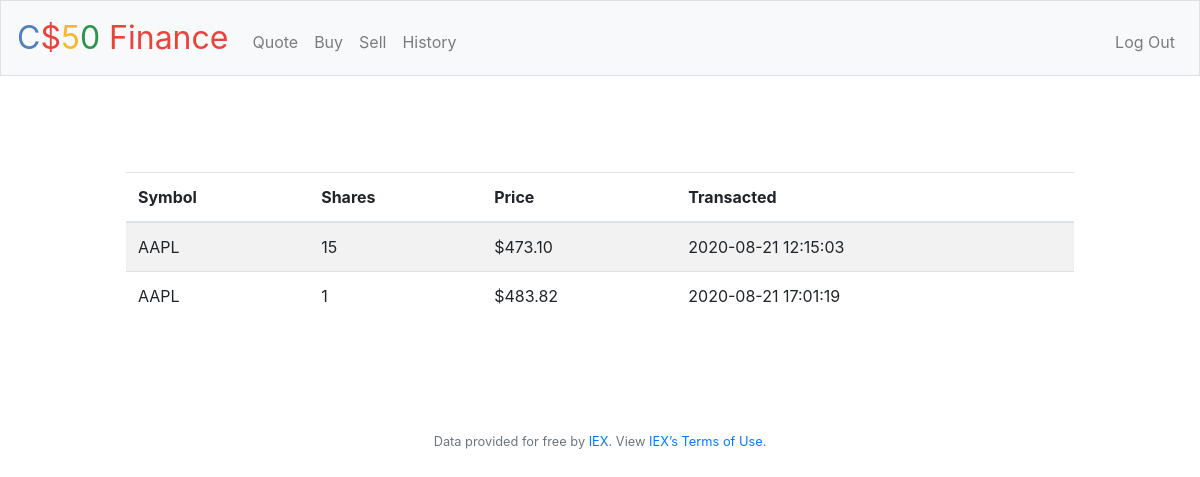
Before: /history (signed in) with the older database file.
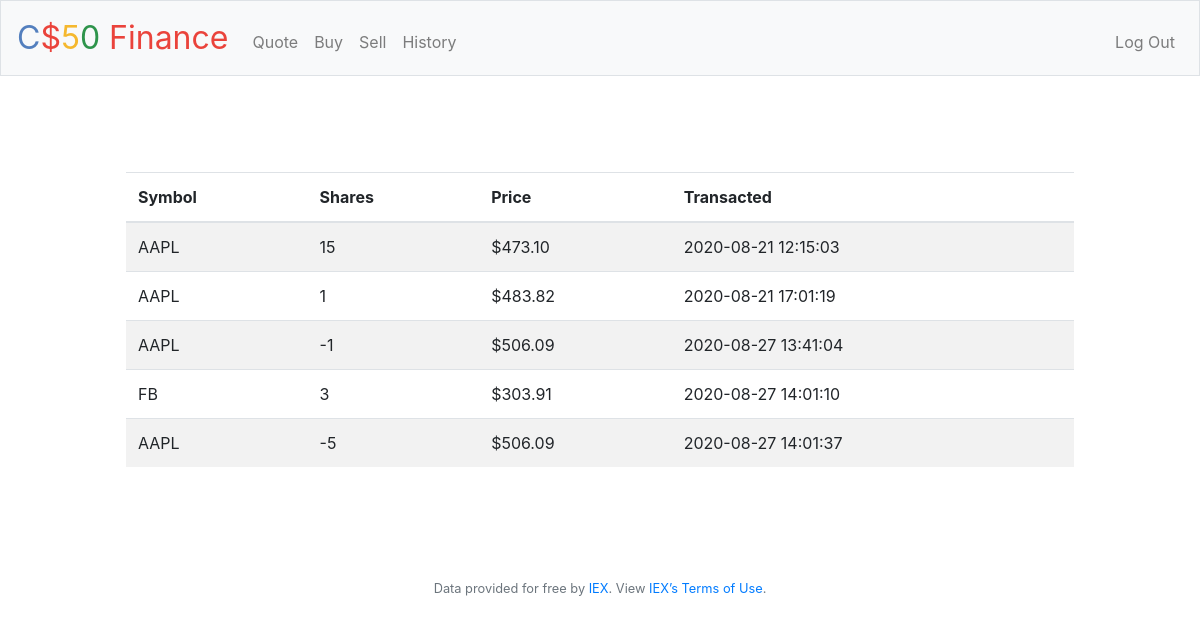
After: the same page with the newer database file.
### tables this page shows
CREATE TABLE "transactions" (
	"user_id"	INTEGER NOT NULL,
	"symbol"	TEXT NOT NULL,
	"shares"	NUMERIC NOT NULL,
	"price"	NUMERIC NOT NULL,
	"transacted"	DATETIME NOT NULL,
	"transaction_id"	INTEGER NOT NULL,
	FOREIGN KEY("user_id") REFERENCES "users"("id"),
	PRIMARY KEY("transaction_id" AUTOINCREMENT)
);

### application.py (the view)
@app.route("/history")
@login_required
def history():
    rows = db.execute(
        "SELECT symbol, shares, price, transacted, cash FROM transactions INNER JOIN users ON users.id = transactions.user_id WHERE user_id = :user_id",
        user_id=session["user_id"])
    return render_template("history.html",
                           rows=rows)

### application.py (called while the page is built)
@app.after_request
def after_request(response):
    response.headers["Cache-Control"] = "no-cache, no-store, must-revalidate"
    response.headers["Expires"] = 0
    response.headers["Pragma"] = "no-cache"
    return response

### helpers.py (called while the page is built)
def login_required(f):
    @wraps(f)
    def decorated_function(*args, **kwargs):
        if session.get("user_id") is None:
            return redirect("/login")
        return f(*args, **kwargs)
    return decorated_function

### templates/history.html (shortened to what this page needs)
{% extends "layout.html" %}
{% block main %}
<main class="container p-5">
    <table class="table table-striped">
        <thead>
            <tr>
                <th>Symbol</th>
                <th>Shares</th>
                <th>Price</th>
                <th>Transacted</th>
            </tr>
        </thead>
        <tbody>
            {% for row in rows %}
            <tr>
                <td>{{ row["symbol"] }}</td>
                <td>{{ row["shares"] }}</td>
                <td>{{ row["price"] }}</td>
                <td>{{ row["transacted"] }}</td>
            </tr>
            {% endfor %}
        </tbody>
    </table>
</main>
{% endblock %}

Changed rows visible on the page:
added transactions: symbol "AAPL", shares "-1", price "$506.09", transacted "2020-08-27 13:41:04"
added transactions: symbol "FB", shares "3", price "$303.91", transacted "2020-08-27 14:01:10"
added transactions: symbol "AAPL", shares "-5", price "$506.09", transacted "2020-08-27 14:01:37"
